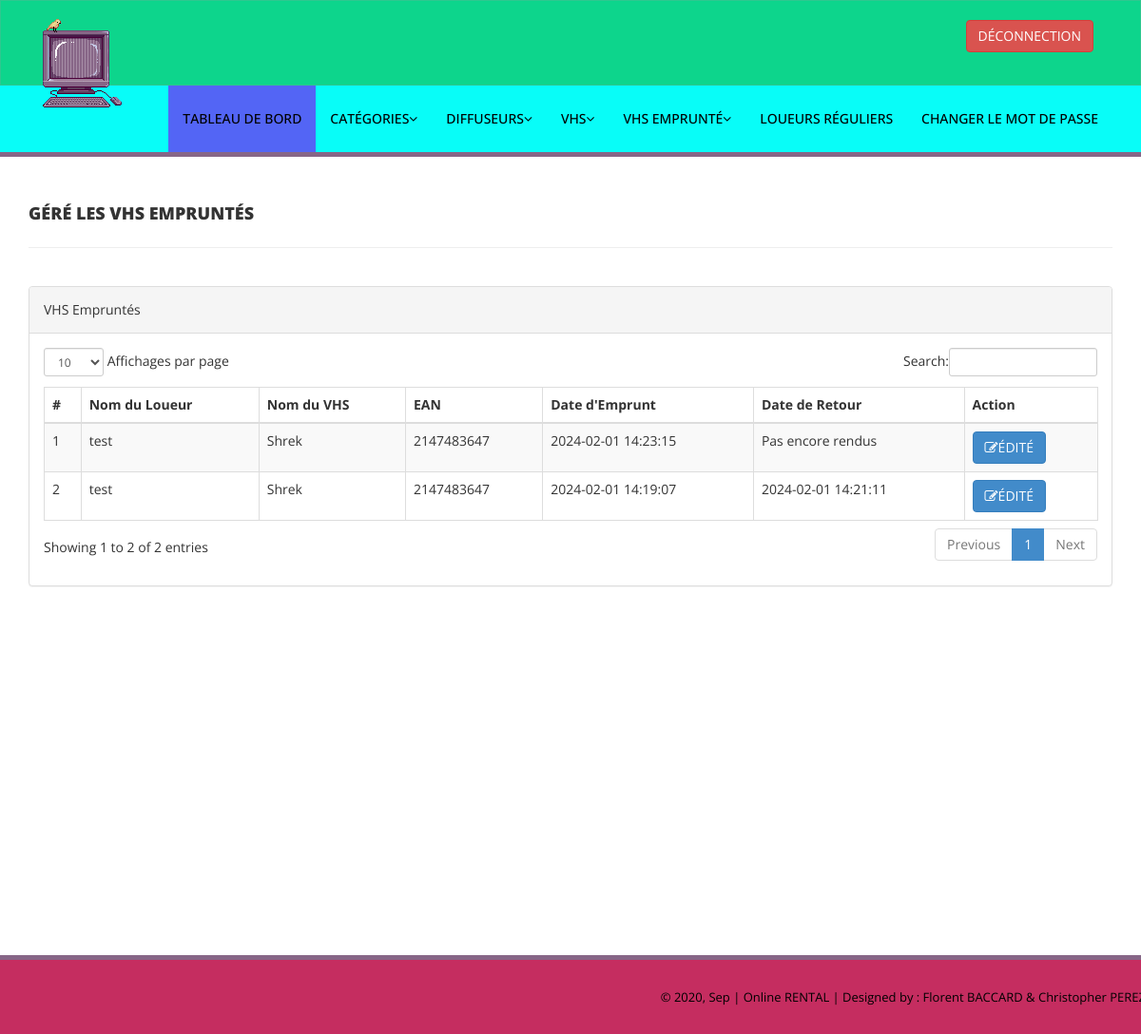
The page /Rental_VHS/admin/manage-issued-vhs.php (signed in) on the database its author committed.
### tables this page shows
CREATE TABLE IF NOT EXISTS `tblissuedvhsdetails` (
  `id` int NOT NULL AUTO_INCREMENT,
  `VHSId` int DEFAULT NULL,
  `RenterID` varchar(150) DEFAULT NULL,
  `IssuesDate` timestamp NULL DEFAULT CURRENT_TIMESTAMP,
  `ReturnDate` timestamp NULL DEFAULT NULL,
  `ReturnStatus` int DEFAULT '1',
  `fine` int DEFAULT NULL,
  PRIMARY KEY (`id`)
);

CREATE TABLE IF NOT EXISTS `tblrenters` (
  `id` int NOT NULL AUTO_INCREMENT,
  `RenterId` varchar(100) DEFAULT NULL,
  `FullName` varchar(120) DEFAULT NULL,
  `EmailId` varchar(120) DEFAULT NULL,
  `MobileNumber` char(11) DEFAULT NULL,
  `Password` varchar(120) DEFAULT NULL,
  `Status` int DEFAULT NULL,
  `RegDate` timestamp NULL DEFAULT CURRENT_TIMESTAMP,
  `UpdationDate` timestamp NULL DEFAULT NULL ON UPDATE CURRENT_TIMESTAMP,
  PRIMARY KEY (`id`),
  UNIQUE KEY `RenterId` (`RenterId`)
);

CREATE TABLE IF NOT EXISTS `tblvhs` (
  `id` int NOT NULL AUTO_INCREMENT,
  `VHSName` varchar(255) DEFAULT NULL,
  `CatId` int DEFAULT NULL,
  `DiffuserId` int DEFAULT NULL,
  `EAN` int DEFAULT NULL,
  `VHSPrice` int DEFAULT NULL,
  `RegDate` timestamp NULL DEFAULT CURRENT_TIMESTAMP,
  `UpdationDate` timestamp NULL DEFAULT NULL ON UPDATE CURRENT_TIMESTAMP,
  PRIMARY KEY (`id`)
);

### Rental_VHS/admin/manage-issued-vhs.php (the view, shortened to what this page needs)
<?php
include('includes/config.php');
if (strlen($_SESSION['alogin']) == 0) {
    header('location:index.php');
} else {
    ?>
    <!DOCTYPE html>
    <html lang="fr">
    <head>
        <link href="assets/css/bootstrap.css" rel="stylesheet" />
        <link href="assets/css/font-awesome.css" rel="stylesheet" />
        <link href="assets/js/dataTables/dataTables.bootstrap.css" rel="stylesheet" />
        <link href="assets/css/style.css" rel="stylesheet" />
    </head>
    <body>
        <?php include('includes/header.php'); ?>
        <div class="content-wrapper">
            <div class="container">
                <div class="row pad-botm">
                    <div class="col-md-12">
                        <h4 class="header-line">Géré les VHS Empruntés</h4>
                    </div>
                    <div class="row">
                    </div>
                </div>
                <div class="row">
                    <div class="col-md-12">
                        <div class="panel panel-default">
                            <div class="panel-heading">
                                VHS Empruntés
                            </div>
                            <div class="panel-body">
                                <div class="table-responsive">
                                    <table class="table table-striped table-bordered table-hover" id="dataTables-example">
                                        <thead>
                                            <tr>
                                                <th>#</th>
                                                <th>Nom du Loueur</th>
                                                <th>Nom du VHS</th>
                                                <th>EAN</th>
                                                <th>Date d'Emprunt</th>
                                                <th>Date de Retour</th>
                                                <th>Action</th>
                                            </tr>
                                        </thead>
                                        <tbody>
                                            <?php $sql = "SELECT tblrenters.FullName,tblvhs.VHSName,tblvhs.EAN,tblissuedvhsdetails.IssuesDate,tblissuedvhsdetails.ReturnDate,tblissuedvhsdetails.id as rid from  tblissuedvhsdetails join tblrenters on tblrenters.RenterId=tblissuedvhsdetails.RenterId join tblvhs on tblvhs.id=tblissuedvhsdetails.VhsId order by tblissuedvhsdetails.id desc";
                                            $query = $dbh->prepare($sql);
                                            $query->execute();
                                            $results = $query->fetchAll(PDO::FETCH_OBJ);
                                            $cnt = 1;
                                            if ($query->rowCount() > 0) {
                                                foreach ($results as $result) { ?>
                                                    <tr class="odd gradeX">
                                                        <td class="center">
                                                            <?php echo htmlentities($cnt); ?>
                                                        </td>
                                                        <td class="center">
                                                            <?php echo htmlentities($result->FullName); ?>
                                                        </td>
                                                        <td class="center">
                                                            <?php echo htmlentities($result->VHSName); ?>
                                                        </td>
                                                        <td class="center">
                                                            <?php echo htmlentities($result->EAN); ?>
                                                        </td>
                                                        <td class="center">
                                                            <?php echo htmlentities($result->IssuesDate); ?>
                                                        </td>
                                                        <td class="center">
                                                            <?php if ($result->ReturnDate == "") {
                                                                echo htmlentities("Pas encore rendus");
                                                            } else {
                                                                echo htmlentities($result->ReturnDate);
                                                            }
                                                            ?>
                                                        </td>
                                                        <td class="center">
                                                            <a
                                                                href="update-issue-vhsdeails.php?rid=<?php echo htmlentities($result->rid); ?>"><button
                                                                    class="btn btn-primary"><i class="fa fa-edit "></i>ÉDITÉ
                                                                </button>
                                                        </td>
                                                    </tr>
                                                    <?php $cnt = $cnt + 1;
                                                }
                                            } ?>
                                        </tbody>
                                    </table>
                                </div>
                            </div>
                        </div>
                    </div>
                </div>
            </div>
        </div>
        <?php include('includes/footer.php'); ?>
    </body>
    </html>
<?php } ?>

### Rental_VHS/admin/assets/css/style.css (style rules this page uses)
.content-wrapper { margin-top: 40px; min-height:800px; padding-bottom:90px; }
.header-line { font-weight:900; padding-bottom:25px; border-bottom:1px solid #eeeeee; text-transform:uppercase; }
.pad-botm { padding-bottom:30px; }

### rows shown on the page
tblissuedvhsdetails: tblrenters.FullName "test", VHSId.VHSName "Shrek", VHSId.EAN "2147483647", IssuesDate "2024-02-01 14:23:15"
tblissuedvhsdetails: tblrenters.FullName "test", VHSId.VHSName "Shrek", VHSId.EAN "2147483647", IssuesDate "2024-02-01 14:19:07", ReturnDate "2024-02-01 14:21:11"

### other values the page prints
date('Y, M', filemtime(__FILE__)) "2020, Sep"
